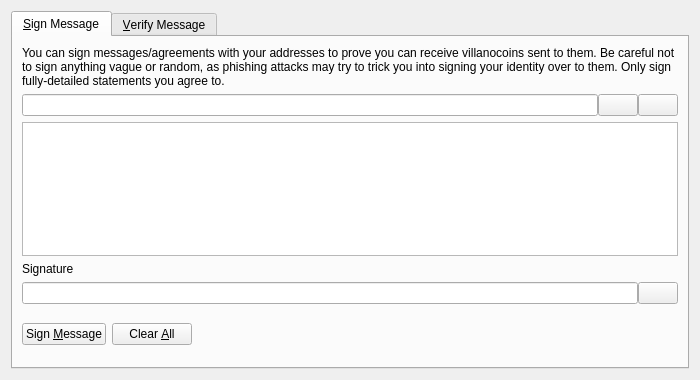
<?xml version="1.0" encoding="UTF-8"?>
<ui version="4.0">
 <class>SignVerifyMessageDialog</class>
 <widget class="QDialog" name="SignVerifyMessageDialog">
  <property name="geometry">
   <rect>
    <x>0</x>
    <y>0</y>
    <width>700</width>
    <height>380</height>
   </rect>
  </property>
  <property name="windowTitle">
   <string>Signatures - Sign / Verify a Message</string>
  </property>
  <property name="modal">
   <bool>true</bool>
  </property>
  <layout class="QVBoxLayout" name="verticalLayout">
   <item>
    <widget class="QTabWidget" name="tabWidget">
     <property name="currentIndex">
      <number>0</number>
     </property>
     <widget class="QWidget" name="tabSignMessage">
      <attribute name="title">
       <string>&amp;Sign Message</string>
      </attribute>
      <layout class="QVBoxLayout" name="verticalLayout_SM">
       <item>
        <widget class="QLabel" name="infoLabel_SM">
         <property name="text">
          <string>You can sign messages/agreements with your addresses to prove you can receive villanocoins sent to them. Be careful not to sign anything vague or random, as phishing attacks may try to trick you into signing your identity over to them. Only sign fully-detailed statements you agree to.</string>
         </property>
         <property name="textFormat">
          <enum>Qt::PlainText</enum>
         </property>
         <property name="wordWrap">
          <bool>true</bool>
         </property>
        </widget>
       </item>
       <item>
        <layout class="QHBoxLayout" name="horizontalLayout_1_SM">
         <property name="spacing">
          <number>0</number>
         </property>
         <item>
          <widget class="QValidatedLineEdit" name="addressIn_SM">
           <property name="toolTip">
            <string>The Villanocoin address to sign the message with</string>
           </property>
          </widget>
         </item>
         <item>
          <widget class="QPushButton" name="addressBookButton_SM">
           <property name="toolTip">
            <string>Choose previously used address</string>
           </property>
           <property name="text">
            <string/>
           </property>
           <property name="icon">
            <iconset resource="../bitcoin.qrc">
             <normaloff>:/icons/address-book</normaloff>:/icons/address-book</iconset>
           </property>
           <property name="shortcut">
            <string>Alt+A</string>
           </property>
           <property name="autoDefault">
            <bool>false</bool>
           </property>
          </widget>
         </item>
         <item>
          <widget class="QPushButton" name="pasteButton_SM">
           <property name="toolTip">
            <string>Paste address from clipboard</string>
           </property>
           <property name="text">
            <string/>
           </property>
           <property name="icon">
            <iconset resource="../bitcoin.qrc">
             <normaloff>:/icons/editpaste</normaloff>:/icons/editpaste</iconset>
           </property>
           <property name="shortcut">
            <string>Alt+P</string>
           </property>
           <property name="autoDefault">
            <bool>false</bool>
           </property>
          </widget>
         </item>
        </layout>
       </item>
       <item>
        <widget class="QPlainTextEdit" name="messageIn_SM">
         <property name="toolTip">
          <string>Enter the message you want to sign here</string>
         </property>
        </widget>
       </item>
       <item>
        <widget class="QLabel" name="signatureLabel_SM">
         <property name="text">
          <string>Signature</string>
         </property>
         <property name="textFormat">
          <enum>Qt::PlainText</enum>
         </property>
        </widget>
       </item>
       <item>
        <layout class="QHBoxLayout" name="horizontalLayout_2_SM">
         <property name="spacing">
          <number>0</number>
         </property>
         <item>
          <widget class="QLineEdit" name="signatureOut_SM">
           <property name="font">
            <font>
             <italic>true</italic>
            </font>
           </property>
           <property name="readOnly">
            <bool>true</bool>
           </property>
          </widget>
         </item>
         <item>
          <widget class="QPushButton" name="copySignatureButton_SM">
           <property name="toolTip">
            <string>Copy the current signature to the system clipboard</string>
           </property>
           <property name="text">
            <string/>
           </property>
           <property name="icon">
            <iconset resource="../bitcoin.qrc">
             <normaloff>:/icons/editcopy</normaloff>:/icons/editcopy</iconset>
           </property>
           <property name="autoDefault">
            <bool>false</bool>
           </property>
          </widget>
         </item>
        </layout>
       </item>
       <item>
        <layout class="QHBoxLayout" name="horizontalLayout_3_SM">
         <item>
          <widget class="QPushButton" name="signMessageButton_SM">
           <property name="toolTip">
            <string>Sign the message to prove you own this Villanocoin address</string>
           </property>
           <property name="text">
            <string>Sign &amp;Message</string>
           </property>
           <property name="icon">
            <iconset resource="../bitcoin.qrc">
             <normaloff>:/icons/edit</normaloff>:/icons/edit</iconset>
           </property>
           <property name="autoDefault">
            <bool>false</bool>
           </property>
          </widget>
         </item>
         <item>
          <widget class="QPushButton" name="clearButton_SM">
           <property name="toolTip">
            <string>Reset all sign message fields</string>
           </property>
           <property name="text">
            <string>Clear &amp;All</string>
           </property>
           <property name="icon">
            <iconset resource="../bitcoin.qrc">
             <normaloff>:/icons/remove</normaloff>:/icons/remove</iconset>
           </property>
           <property name="autoDefault">
            <bool>false</bool>
           </property>
          </widget>
         </item>
         <item>
          <spacer name="horizontalSpacer_1_SM">
           <property name="orientation">
            <enum>Qt::Horizontal</enum>
           </property>
           <property name="sizeHint" stdset="0">
            <size>
             <width>40</width>
             <height>48</height>
            </size>
           </property>
          </spacer>
         </item>
         <item>
          <widget class="QLabel" name="statusLabel_SM">
           <property name="font">
            <font>
             <weight>75</weight>
             <bold>true</bold>
            </font>
           </property>
           <property name="text">
            <string/>
           </property>
           <property name="wordWrap">
            <bool>true</bool>
           </property>
          </widget>
         </item>
         <item>
          <spacer name="horizontalSpacer_2_SM">
           <property name="orientation">
            <enum>Qt::Horizontal</enum>
           </property>
           <property name="sizeHint" stdset="0">
            <size>
             <width>40</width>
             <height>48</height>
            </size>
           </property>
          </spacer>
         </item>
        </layout>
       </item>
      </layout>
     </widget>
     <widget class="QWidget" name="tabVerifyMessage">
      <attribute name="title">
       <string>&amp;Verify Message</string>
      </attribute>
      <layout class="QVBoxLayout" name="verticalLayout_VM">
       <item>
        <widget class="QLabel" name="infoLabel_VM">
         <property name="text">
          <string>Enter the receiver's address, message (ensure you copy line breaks, spaces, tabs, etc. exactly) and signature below to verify the message. Be careful not to read more into the signature than what is in the signed message itself, to avoid being tricked by a man-in-the-middle attack. Note that this only proves the signing party receives with the address, it cannot prove sendership of any transaction!</string>
         </property>
         <property name="textFormat">
          <enum>Qt::PlainText</enum>
         </property>
         <property name="alignment">
          <set>Qt::AlignLeading|Qt::AlignLeft|Qt::AlignTop</set>
         </property>
         <property name="wordWrap">
          <bool>true</bool>
         </property>
        </widget>
       </item>
       <item>
        <layout class="QHBoxLayout" name="horizontalLayout_1_VM">
         <property name="spacing">
          <number>0</number>
         </property>
         <item>
          <widget class="QValidatedLineEdit" name="addressIn_VM">
           <property name="toolTip">
            <string>The Villanocoin address the message was signed with</string>
           </property>
          </widget>
         </item>
         <item>
          <widget class="QPushButton" name="addressBookButton_VM">
           <property name="toolTip">
            <string>Choose previously used address</string>
           </property>
           <property name="text">
            <string/>
           </property>
           <property name="icon">
            <iconset resource="../bitcoin.qrc">
             <normaloff>:/icons/address-book</normaloff>:/icons/address-book</iconset>
           </property>
           <property name="shortcut">
            <string>Alt+A</string>
           </property>
           <property name="autoDefault">
            <bool>false</bool>
           </property>
          </widget>
         </item>
        </layout>
       </item>
       <item>
        <widget class="QPlainTextEdit" name="messageIn_VM"/>
       </item>
       <item>
        <widget class="QValidatedLineEdit" name="signatureIn_VM"/>
       </item>
       <item>
        <layout class="QHBoxLayout" name="horizontalLayout_2_VM">
         <item>
          <widget class="QPushButton" name="verifyMessageButton_VM">
           <property name="toolTip">
            <string>Verify the message to ensure it was signed with the specified Villanocoin address</string>
           </property>
           <property name="text">
            <string>Verify &amp;Message</string>
           </property>
           <property name="icon">
            <iconset resource="../bitcoin.qrc">
             <normaloff>:/icons/transaction_0</normaloff>:/icons/transaction_0</iconset>
           </property>
           <property name="autoDefault">
            <bool>false</bool>
           </property>
          </widget>
         </item>
         <item>
          <widget class="QPushButton" name="clearButton_VM">
           <property name="toolTip">
            <string>Reset all verify message fields</string>
           </property>
           <property name="text">
            <string>Clear &amp;All</string>
           </property>
           <property name="icon">
            <iconset resource="../bitcoin.qrc">
             <normaloff>:/icons/remove</normaloff>:/icons/remove</iconset>
           </property>
           <property name="autoDefault">
            <bool>false</bool>
           </property>
          </widget>
         </item>
         <item>
          <spacer name="horizontalSpacer_1_VM">
           <property name="orientation">
            <enum>Qt::Horizontal</enum>
           </property>
           <property name="sizeHint" stdset="0">
            <size>
             <width>40</width>
             <height>48</height>
            </size>
           </property>
          </spacer>
         </item>
         <item>
          <widget class="QLabel" name="statusLabel_VM">
           <property name="font">
            <font>
             <weight>75</weight>
             <bold>true</bold>
            </font>
           </property>
           <property name="text">
            <string/>
           </property>
           <property name="wordWrap">
            <bool>true</bool>
           </property>
          </widget>
         </item>
         <item>
          <spacer name="horizontalSpacer_2_VM">
           <property name="orientation">
            <enum>Qt::Horizontal</enum>
           </property>
           <property name="sizeHint" stdset="0">
            <size>
             <width>40</width>
             <height>48</height>
            </size>
           </property>
          </spacer>
         </item>
        </layout>
       </item>
      </layout>
     </widget>
    </widget>
   </item>
  </layout>
 </widget>
 <customwidgets>
  <customwidget>
   <class>QValidatedLineEdit</class>
   <extends>QLineEdit</extends>
   <header>qt/qvalidatedlineedit.h</header>
  </customwidget>
 </customwidgets>
 <resources>
  <include location="../bitcoin.qrc"/>
 </resources>
 <connections/>
</ui>
